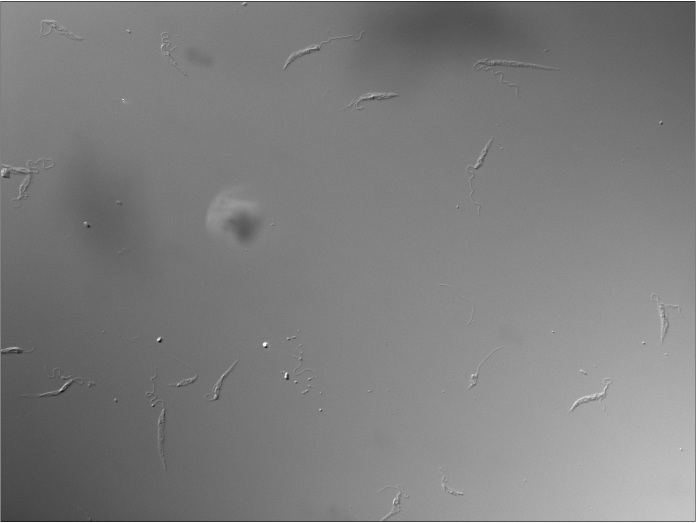
#> input picture Capture1.PNG, 1393 x 1045 px (shown at 1/2 size)
$ python cell.py
#> lines starting #> are read from the running program, lines starting #| are printed output that depends on the picture; after the words box and inside, x2 and y2 are one past the last pixel; in counts of white or black regions, pixels touching at a corner belong together
import numpy as np
import cv2
import matplotlib.pyplot as plt


def imshow_components(labels):
    # Map component labels to hue val
    label_hue = np.uint8(179*labels/np.max(labels))
    blank_ch = 255*np.ones_like(label_hue)
    labeled_img = cv2.merge([label_hue, blank_ch, blank_ch])

    # cvt to BGR for display
    labeled_img = cv2.cvtColor(labeled_img, cv2.COLOR_HSV2BGR)

    # set bg label to black
    labeled_img[label_hue==0] = 0

    plt.imshow(labeled_img)
    plt.show()


img = cv2.imread('Capture1.PNG',0) # load image
#> img is the input picture: shape (1045, 1393); min 0, max 255, mean 125.8
margin = 3
img = img[margin:img.shape[0]-margin, margin:img.shape[1]-margin]
#> img: shape (1039, 1387)

edges = cv2.Canny(img,30,100) # edge detection
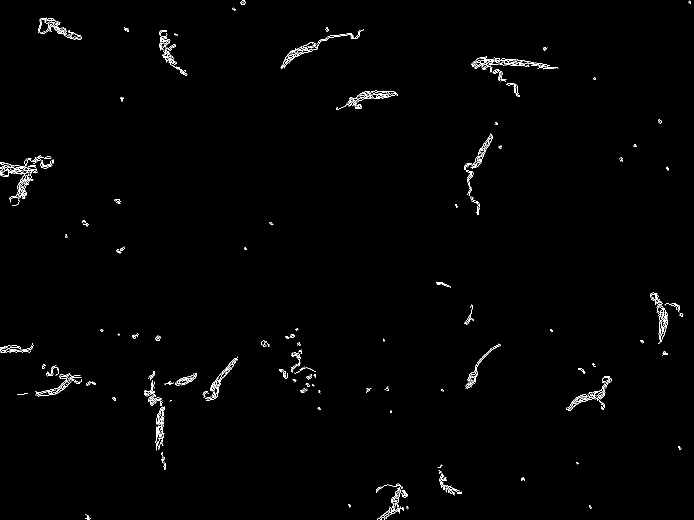
#> edges: shape (1039, 1387) (shown at 1/2 size); 0.88% white in thin lines or dots
kernel = np.ones((4,4),np.uint8)
dilation = cv2.dilate(edges, kernel,iterations = 1) # dilation to fill in cells from edge
#> dilation: shape (1039, 1387); 3% white; 82 white regions, largest, box (x1, y1, x2, y2) and area: (0, 309, 110, 414) 3979, (941, 112, 1119, 195) 3595, (287, 741, 332, 903) 2648
output = np.copy(dilation)

ret, labels = cv2.connectedComponents(dilation) # label connected blobs
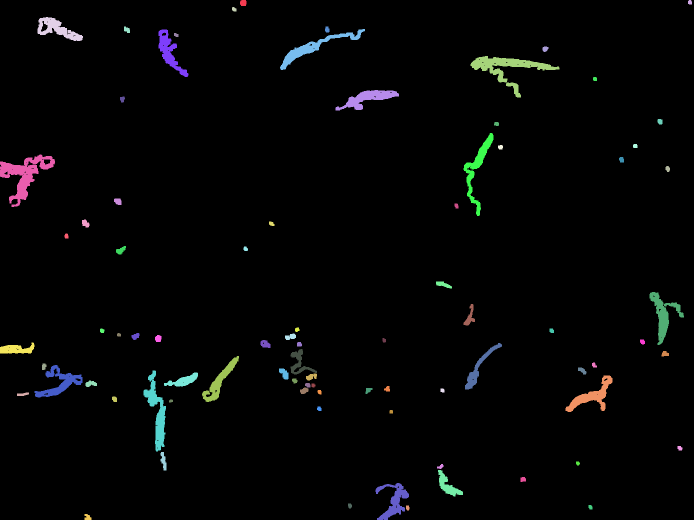
#> labels: shape (1039, 1387) int32 (shown at 1/2 size); 83 distinct labels, from 0 to 82; one colour per label, 0 black
#> ret = 83
label, counts = np.unique(labels, return_counts=True) # number of pixels in each blob
#> label = 83 values from 0 to 82; counts = 83 values, max 1398312 at index 0, min 41 at index 69, mean 17362.6

ignore = []
threshold = 300
# remove groups with fewer pixels than threshold
for i in range(len(label)):
    if counts[i]<threshold:
        ignore.append(label[i])
#> this loop made 83 passes
#> after the loop, ignore = 63 values from 1 to 82

for row in range(img.shape[0]):
    for col in range(img.shape[1]):
        if labels[row, col] in ignore:
            output[row, col] = 0
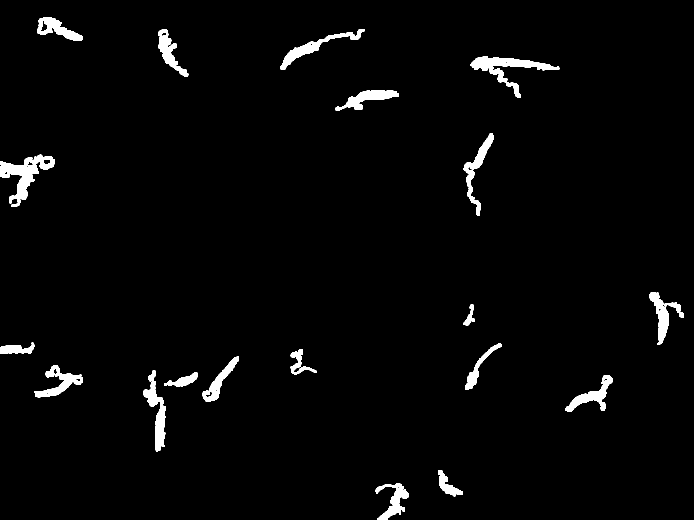
#> output: shape (1039, 1387) (shown at 1/2 size); 2.5% white; 19 white regions, largest, box (x1, y1, x2, y2) and area: (0, 309, 110, 414) 3979, (941, 112, 1119, 195) 3595, (287, 741, 332, 903) 2648


imshow_components(labels) # plot grouping
#> in imshow_components, `label_hue = np.uint8(179*labels/np.max(labels))`:
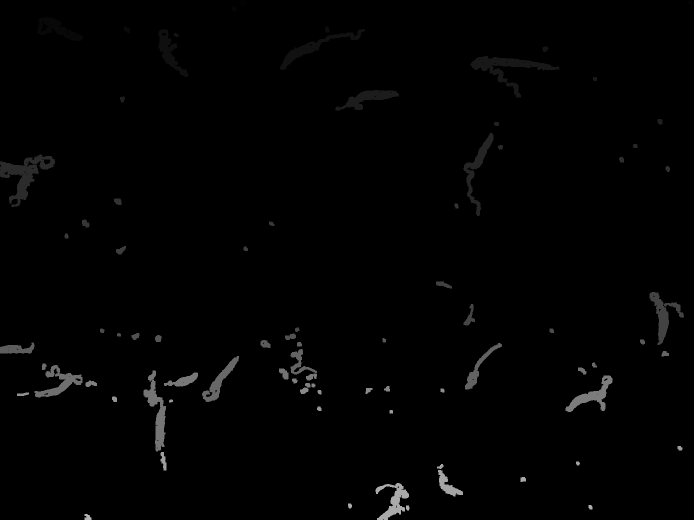
#> label_hue: shape (1039, 1387) (shown at 1/2 size); min 0, max 179, mean 2.2
#> in imshow_components, `labeled_img = cv2.merge([label_hue, blank_ch, blank_ch])`:
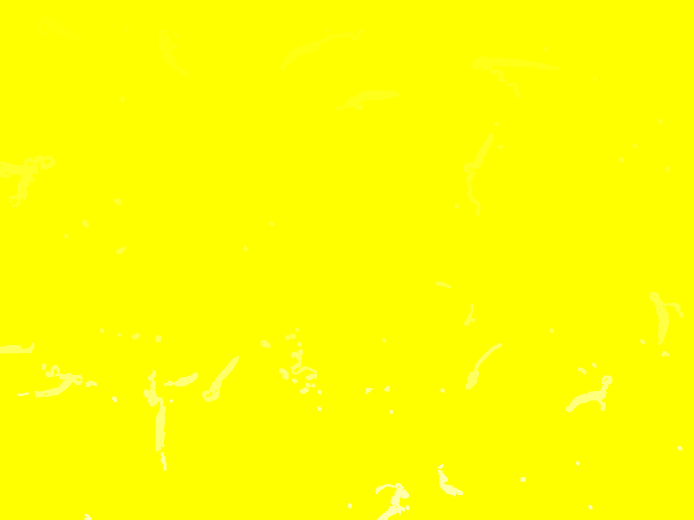
#> labeled_img: shape (1039, 1387, 3) (shown at 1/2 size); mean of channels 0, 1, 2 2.2, 255, 255; drawn as B, G, R
#> in imshow_components, `labeled_img = cv2.cvtColor(labeled_img, cv2.COLOR_HSV2BGR)`:
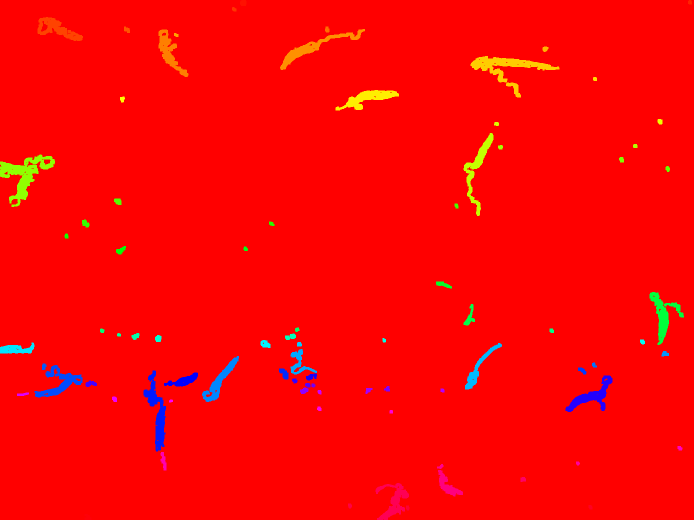
#> labeled_img: shape (1039, 1387, 3) (shown at 1/2 size); mean B, G, R 3.2, 4.2, 251.3
#> in imshow_components, `labeled_img[label_hue==0] = 0`:
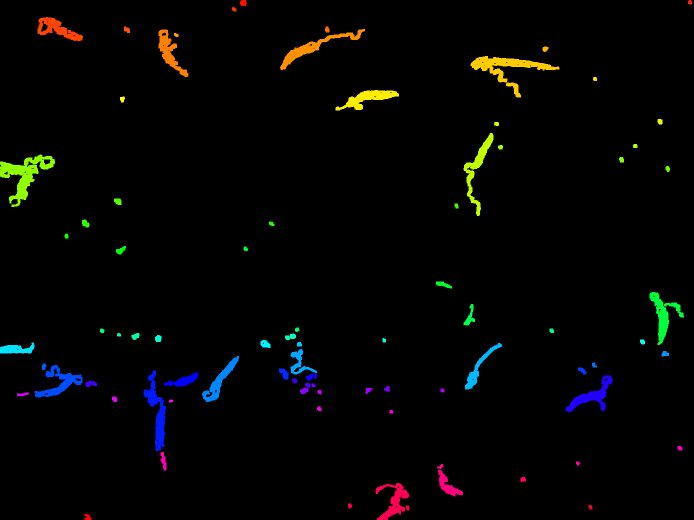
#> labeled_img: shape (1039, 1387, 3) (shown at 1/2 size); mean B, G, R 3.2, 4.2, 3.9

fig=plt.figure()
ax1 = plt.subplot(221)
ax2 = plt.subplot(222, sharex=ax1, sharey=ax1)
ax3 = plt.subplot(223, sharex=ax1, sharey=ax1)
ax4 = plt.subplot(224, sharex=ax1, sharey=ax1)

ax1.imshow(img,cmap = 'gray')
ax2.imshow(edges,cmap = 'gray')
ax3.imshow(dilation,cmap = 'gray')
ax4.imshow(output,cmap = 'gray')

plt.show()
